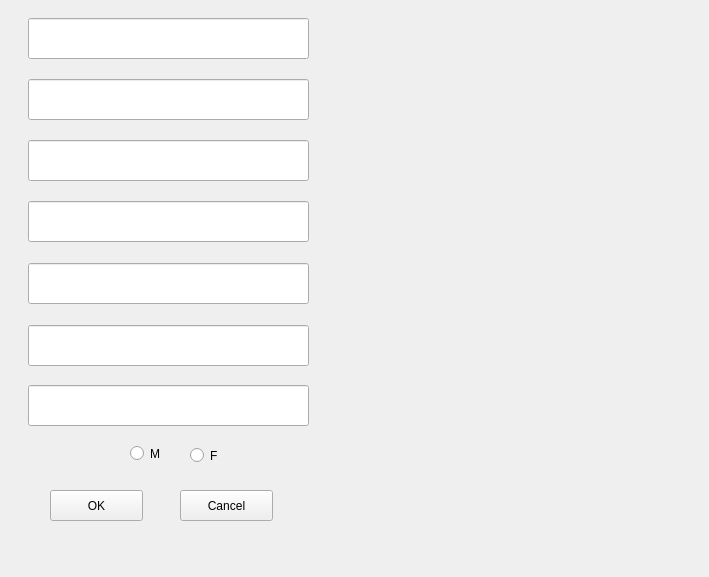
<?xml version="1.0" encoding="UTF-8"?>
<ui version="4.0">
 <class>Login</class>
 <widget class="QWidget" name="Login">
  <property name="geometry">
   <rect>
    <x>0</x>
    <y>0</y>
    <width>709</width>
    <height>577</height>
   </rect>
  </property>
  <property name="windowTitle">
   <string>Form</string>
  </property>
  <widget class="QWidget" name="login" native="true">
   <property name="geometry">
    <rect>
     <x>10</x>
     <y>10</y>
     <width>719</width>
     <height>551</height>
    </rect>
   </property>
   <property name="styleSheet">
    <string notr="true"/>
   </property>
   <widget class="QRadioButton" name="M_rbtn">
    <property name="geometry">
     <rect>
      <x>120</x>
      <y>430</y>
      <width>41</width>
      <height>27</height>
     </rect>
    </property>
    <property name="styleSheet">
     <string notr="true"/>
    </property>
    <property name="text">
     <string>M</string>
    </property>
   </widget>
   <widget class="QRadioButton" name="F_rbtn">
    <property name="geometry">
     <rect>
      <x>180</x>
      <y>430</y>
      <width>41</width>
      <height>31</height>
     </rect>
    </property>
    <property name="text">
     <string>F</string>
    </property>
   </widget>
   <widget class="QLineEdit" name="cama_le">
    <property name="geometry">
     <rect>
      <x>18</x>
      <y>315</y>
      <width>281</width>
      <height>41</height>
     </rect>
    </property>
   </widget>
   <widget class="QLineEdit" name="last_name_le">
    <property name="geometry">
     <rect>
      <x>18</x>
      <y>253</y>
      <width>281</width>
      <height>41</height>
     </rect>
    </property>
   </widget>
   <widget class="QLineEdit" name="edad_le">
    <property name="geometry">
     <rect>
      <x>18</x>
      <y>191</y>
      <width>281</width>
      <height>41</height>
     </rect>
    </property>
   </widget>
   <widget class="QLineEdit" name="sala_le">
    <property name="geometry">
     <rect>
      <x>18</x>
      <y>130</y>
      <width>281</width>
      <height>41</height>
     </rect>
    </property>
   </widget>
   <widget class="QLineEdit" name="municipio_le">
    <property name="geometry">
     <rect>
      <x>18</x>
      <y>69</y>
      <width>281</width>
      <height>41</height>
     </rect>
    </property>
   </widget>
   <widget class="QLineEdit" name="first_name_le">
    <property name="geometry">
     <rect>
      <x>18</x>
      <y>375</y>
      <width>281</width>
      <height>41</height>
     </rect>
    </property>
   </widget>
   <widget class="QLineEdit" name="ID_le">
    <property name="geometry">
     <rect>
      <x>18</x>
      <y>8</y>
      <width>281</width>
      <height>41</height>
     </rect>
    </property>
   </widget>
   <widget class="QPushButton" name="ok_btn">
    <property name="geometry">
     <rect>
      <x>40</x>
      <y>480</y>
      <width>93</width>
      <height>31</height>
     </rect>
    </property>
    <property name="text">
     <string>OK</string>
    </property>
   </widget>
   <widget class="QPushButton" name="cancel_btn">
    <property name="geometry">
     <rect>
      <x>170</x>
      <y>480</y>
      <width>93</width>
      <height>31</height>
     </rect>
    </property>
    <property name="text">
     <string>Cancel</string>
    </property>
   </widget>
  </widget>
 </widget>
 <resources/>
 <connections/>
</ui>
